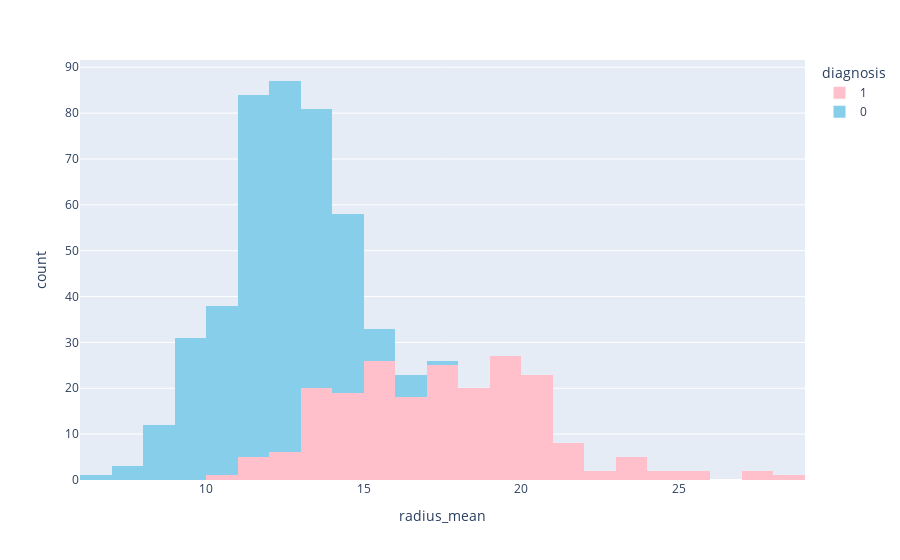

The notebook cell saved with this chart:
### Code cell
import plotly.express as px

fig = px.histogram(
    data_frame=bcancer_df,
    x="radius_mean",
    color="diagnosis",
    color_discrete_sequence=["pink","skyblue"]
)
fig.show()

### Figure 1 — Plotly figure (JSON) as saved in the notebook; plotly's stock layout.template omitted (floating-point values rounded to 4 significant figures; data arrays with more than 128 entries replaced by an {"elided": "..."} marker saying what was removed)
{"data": [{"bingroup": "x", "hovertemplate": "diagnosis=1<br>radius_mean=%{x}<br>count=%{y}<extra></extra>", "legendgroup": "1", "marker": {"color": "pink", "pattern": {"shape": ""}}, "name": "1", "orientation": "v", "showlegend": true, "type": "histogram", "x": {"elided": "212 float values"}, "xaxis": "x", "yaxis": "y"}, {"bingroup": "x", "hovertemplate": "diagnosis=0<br>radius_mean=%{x}<br>count=%{y}<extra></extra>", "legendgroup": "0", "marker": {"color": "skyblue", "pattern": {"shape": ""}}, "name": "0", "orientation": "v", "showlegend": true, "type": "histogram", "x": {"elided": "357 float values"}, "xaxis": "x", "yaxis": "y"}], "layout": {"barmode": "relative", "legend": {"title": {"text": "diagnosis"}, "tracegroupgap": 0}, "margin": {"t": 60}, "xaxis": {"anchor": "y", "domain": [0, 1], "title": {"text": "radius_mean"}}, "yaxis": {"anchor": "x", "domain": [0, 1], "title": {"text": "count"}}}}
